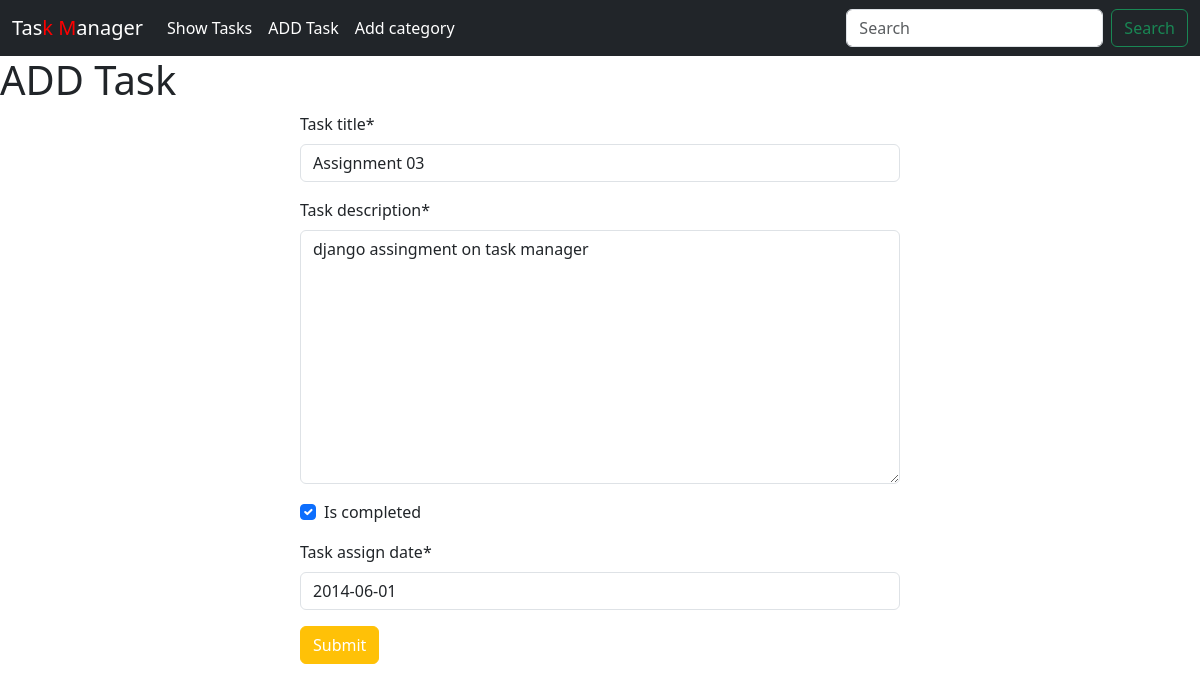
The page /task_model/edit/1 on the database its author committed.
### task_model/models.py (models this page shows, shortened)
class Task(models.Model):
    task_title = models.CharField(max_length=50)
    task_description = models.TextField()
    is_completed = models.BooleanField(default = False)
    task_assign_date = models.DateField()

### task_model/views.py (the view)
# urls.py: path('edit/<int:id>', views.edit_task, name = 'editTask'),
def edit_task(request, id):
    task = models.Task.objects.get(pk=id)
    form = TaskForm(instance = task)
    if request.method == 'POST':
        form = TaskForm(request.POST, instance = task)
        if form.is_valid():
            form.save()
            return redirect('homepage')
    else:
        return render(request, 'add_task.html',{'form':form})

### task_model/forms.py
class TaskForm(forms.ModelForm):
    class Meta:
        model = Task
        fields = '__all__'

### task_model/templates/add_task.html (shortened to what this page needs)
{% extends 'base.html' %}
{% load crispy_forms_tags %}
{% block content %}
<h1>ADD Task</h1>
<form style="width:50%; margin:auto; " method = "post">
    {{form|crispy}}
    <button class="btn btn-warning text-white">Submit</button>
</form>
{% endblock %}

### rows shown on the page
Task: task_title "Assignment 03", task_description "django assingment on task manager", is_completed "☑", task_assign_date "2014-06-01"
